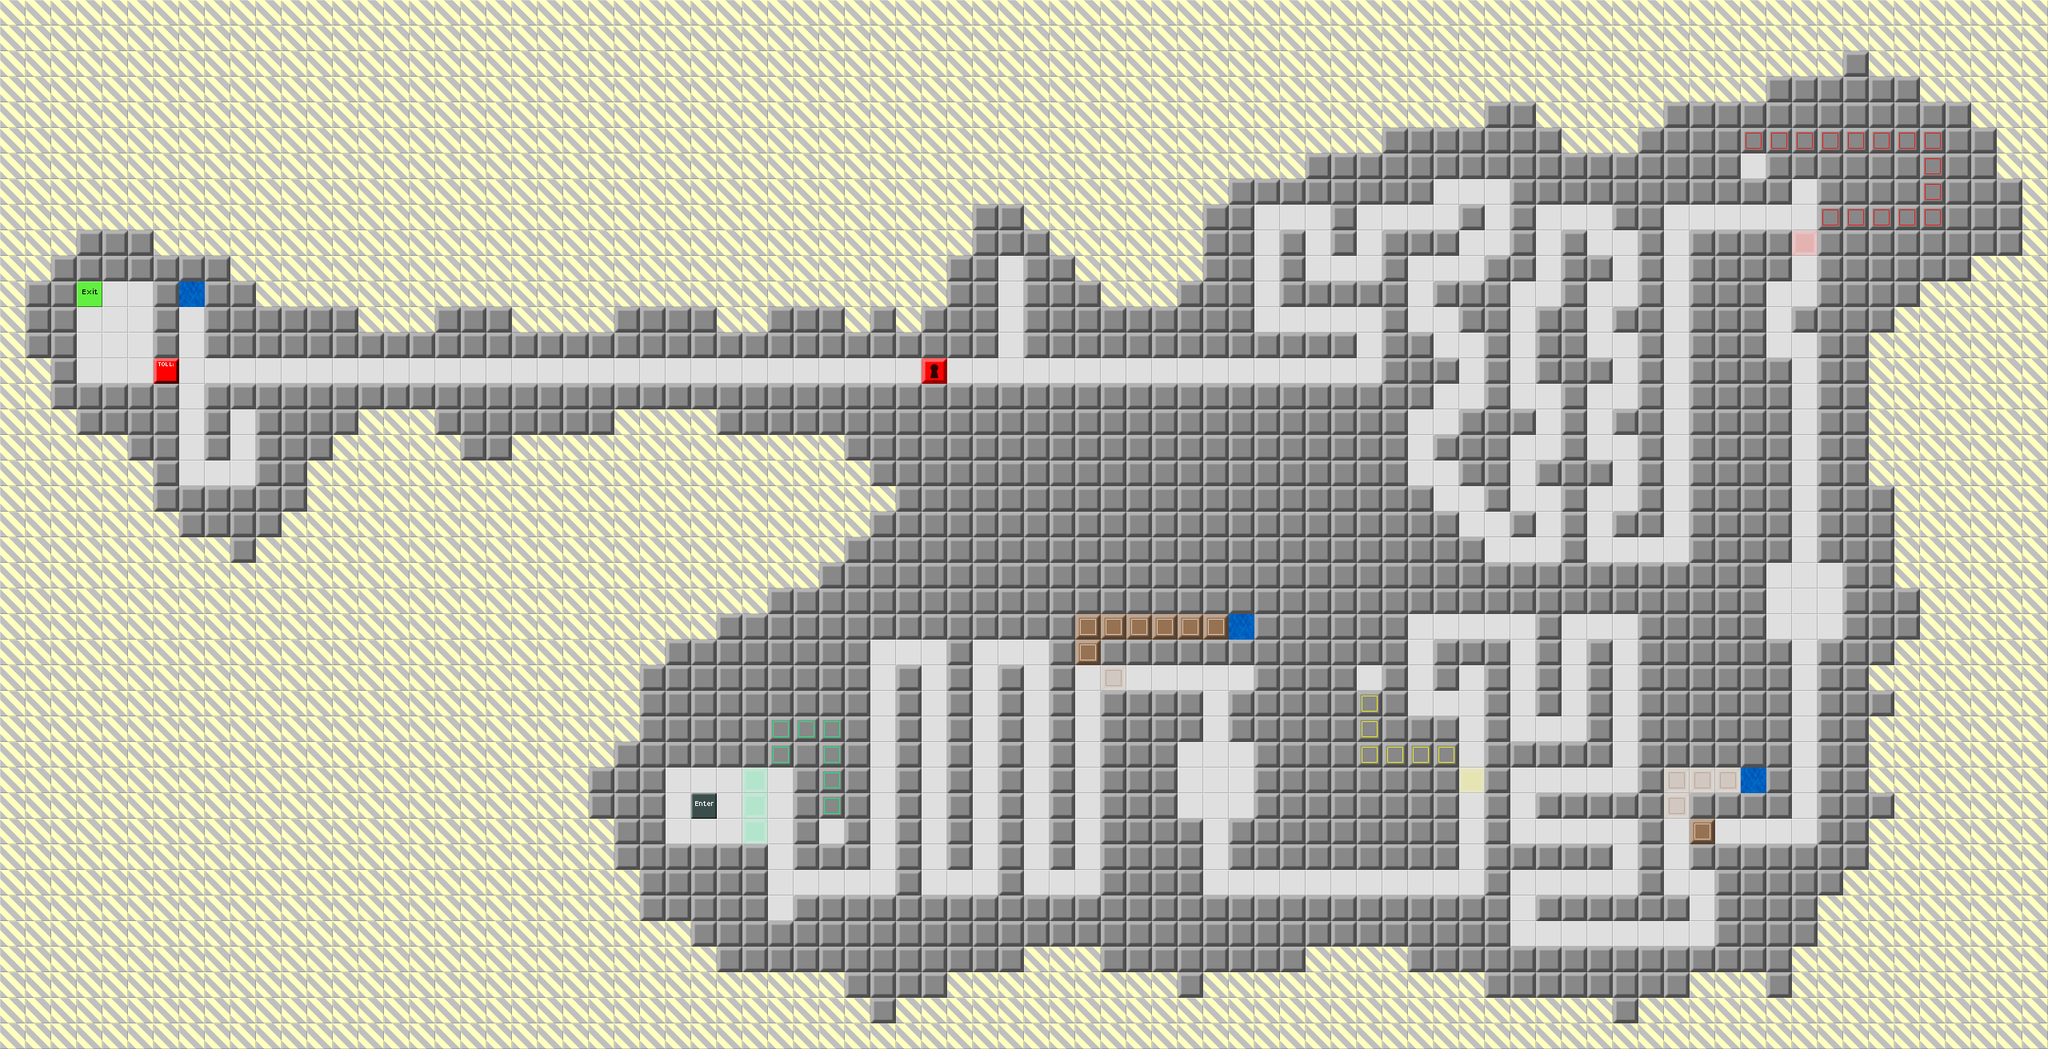

A level layout from a 2D game, rendered from its tile map. Below: a short description, then the map file with tile-grid data replaced by summaries:
An orthogonal 80x41 tile map with 32x32 px tiles, 1 tile layer (Map) and 30 objects.

<map version="1.0" orientation="orthogonal" width="80" height="41" tilewidth="32" tileheight="32">
 <tileset firstgid="1" source="devgraphics.tsx" />
 <layer name="Map" width="80" height="41">
  <data>[3280 cells, 3280 non-empty, 16 distinct tile ids]</data>
 </layer>
 <objectgroup name="Enemies" width="80" height="41">
  <object gid="27" x="1024" y="1056" />
  <object gid="27" x="2176" y="224" />
  <object gid="27" x="1696" y="864" />
 </objectgroup>
 <objectgroup name="Items" width="80" height="41">
  <object gid="40" x="960" y="1152" />
  <object gid="52" x="1408" y="864" />
  <object gid="12" x="1504" y="992" />
  <object gid="12" x="1472" y="960" />
  <object gid="12" x="1536" y="1024" />
  <object gid="28" x="1824" y="864" />
  <object gid="51" x="2144" y="1056" />
  <object gid="12" x="2208" y="736" />
  <object gid="12" x="2272" y="800" />
  <object gid="12" x="2208" y="800" />
  <object gid="12" x="2272" y="736" />
  <object gid="16" x="2240" y="256" />
  <object gid="22" x="1248" y="352" />
  <object gid="12" x="288" y="544" />
  <object gid="12" x="288" y="576" />
  <object gid="12" x="288" y="608" />
  <object gid="12" x="256" y="608" />
  <object gid="12" x="224" y="608" />
  <object gid="12" x="224" y="576" />
  <object gid="12" x="224" y="544" />
  <object gid="8" x="128" y="416">
   <properties>
    <property name="Text" value="Why didn't you tell me you became a majestic gazelle?\nDon't hide your gift." />
   </properties>
  </object>
  <object gid="8" x="960" y="1024">
   <properties>
    <property name="Text" value="Oh, there you are! I was wondering how far you'd gotten.\n\nThis is a security system to protect the exit from slow people. " />
   </properties>
  </object>
  <object gid="8" x="1824" y="1024">
   <properties>
    <property name="Text" value="This is a security system against people who are faster than slow people, but still slow." />
   </properties>
  </object>
  <object gid="8" x="2240" y="384">
   <properties>
    <property name="Text" value="This is a security system against people who could be construed as fast but are still slow." />
   </properties>
  </object>
 </objectgroup>
 <objectgroup name="Tools" width="80" height="41">
  <object gid="15" x="960" y="1120" />
  <object gid="15" x="1824" y="896" />
  <object gid="15" x="2240" y="288" />
 </objectgroup>
 <objectgroup name="Parameters" width="80" height="41">
  <properties>
   <property name="tileset" value="dungeon" />
   <property name="time" value="-1" />
   <property name="wrapAround" value="false" />
  </properties>
 </objectgroup>
</map>
